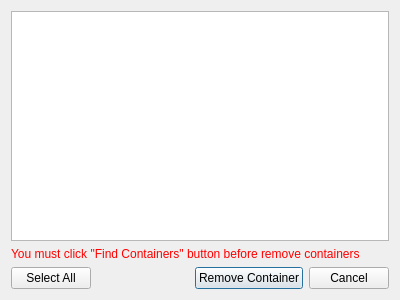
<?xml version="1.0" encoding="UTF-8"?>
<ui version="4.0">
 <class>RemoveContainersDialog</class>
 <widget class="QDialog" name="RemoveContainersDialog">
  <property name="geometry">
   <rect>
    <x>0</x>
    <y>0</y>
    <width>400</width>
    <height>300</height>
   </rect>
  </property>
  <property name="windowTitle">
   <string>Remove Container(s)</string>
  </property>
  <layout class="QGridLayout" name="gridLayout">
   <item row="2" column="2">
    <widget class="QPushButton" name="pb_Remove_container">
     <property name="text">
      <string>Remove Container</string>
     </property>
    </widget>
   </item>
   <item row="2" column="1">
    <spacer name="horizontalSpacer">
     <property name="orientation">
      <enum>Qt::Horizontal</enum>
     </property>
     <property name="sizeHint" stdset="0">
      <size>
       <width>40</width>
       <height>20</height>
      </size>
     </property>
    </spacer>
   </item>
   <item row="2" column="3">
    <widget class="QPushButton" name="pb_cancel">
     <property name="text">
      <string>Cancel</string>
     </property>
    </widget>
   </item>
   <item row="2" column="0">
    <widget class="QPushButton" name="pb_Select_All">
     <property name="text">
      <string>Select All</string>
     </property>
    </widget>
   </item>
   <item row="0" column="0" colspan="4">
    <widget class="QListWidget" name="listWidget">
     <property name="verticalScrollMode">
      <enum>QAbstractItemView::ScrollPerPixel</enum>
     </property>
     <property name="horizontalScrollMode">
      <enum>QAbstractItemView::ScrollPerPixel</enum>
     </property>
     <property name="sortingEnabled">
      <bool>true</bool>
     </property>
    </widget>
   </item>
   <item row="1" column="0" colspan="4">
    <widget class="QLabel" name="label">
     <property name="text">
      <string>&lt;html&gt;&lt;head/&gt;&lt;body&gt;&lt;p&gt;&lt;span style=&quot; color:#ff0000;&quot;&gt;You must click &amp;quot;Find Containers&amp;quot; button before remove containers&lt;/span&gt;&lt;/p&gt;&lt;/body&gt;&lt;/html&gt;</string>
     </property>
    </widget>
   </item>
  </layout>
 </widget>
 <resources/>
 <connections>
  <connection>
   <sender>pb_cancel</sender>
   <signal>clicked()</signal>
   <receiver>RemoveContainersDialog</receiver>
   <slot>reject()</slot>
   <hints>
    <hint type="sourcelabel">
     <x>370</x>
     <y>285</y>
    </hint>
    <hint type="destinationlabel">
     <x>399</x>
     <y>271</y>
    </hint>
   </hints>
  </connection>
  <connection>
   <sender>pb_Remove_container</sender>
   <signal>clicked()</signal>
   <receiver>RemoveContainersDialog</receiver>
   <slot>accept()</slot>
   <hints>
    <hint type="sourcelabel">
     <x>213</x>
     <y>284</y>
    </hint>
    <hint type="destinationlabel">
     <x>121</x>
     <y>283</y>
    </hint>
   </hints>
  </connection>
 </connections>
</ui>
